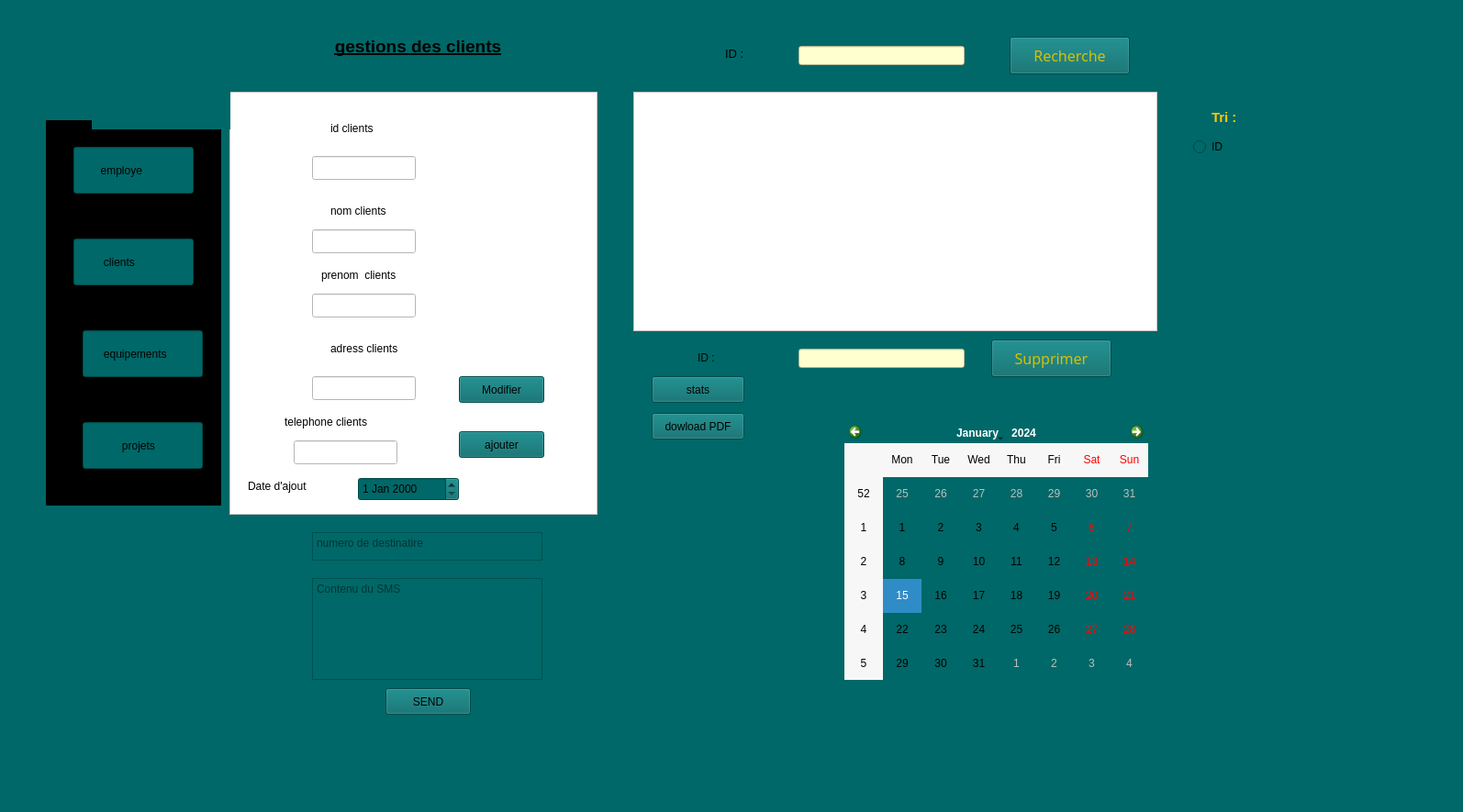
<?xml version="1.0" encoding="UTF-8"?>
<ui version="4.0">
 <class>gestion_client</class>
 <widget class="QMainWindow" name="gestion_client">
  <property name="geometry">
   <rect>
    <x>0</x>
    <y>0</y>
    <width>1594</width>
    <height>885</height>
   </rect>
  </property>
  <property name="windowTitle">
   <string>gestion_client</string>
  </property>
  <property name="styleSheet">
   <string notr="true">background-color: rgb(0, 104, 104);</string>
  </property>
  <widget class="QWidget" name="centralwidget">
   <widget class="QLineEdit" name="lineEdit_id">
    <property name="geometry">
     <rect>
      <x>340</x>
      <y>170</y>
      <width>113</width>
      <height>26</height>
     </rect>
    </property>
    <property name="styleSheet">
     <string notr="true">background-color: rgb(255, 255, 255);</string>
    </property>
   </widget>
   <widget class="QTextEdit" name="textEdit">
    <property name="geometry">
     <rect>
      <x>50</x>
      <y>120</y>
      <width>191</width>
      <height>431</height>
     </rect>
    </property>
    <property name="styleSheet">
     <string notr="true">background-color: rgb(0, 0, 0);</string>
    </property>
   </widget>
   <widget class="QLabel" name="label_3">
    <property name="geometry">
     <rect>
      <x>360</x>
      <y>130</y>
      <width>91</width>
      <height>20</height>
     </rect>
    </property>
    <property name="styleSheet">
     <string notr="true">background-color: rgb(255, 255, 255);</string>
    </property>
    <property name="text">
     <string>id clients</string>
    </property>
   </widget>
   <widget class="QLabel" name="label_7">
    <property name="geometry">
     <rect>
      <x>350</x>
      <y>290</y>
      <width>121</width>
      <height>20</height>
     </rect>
    </property>
    <property name="styleSheet">
     <string notr="true">background-color: rgb(255, 255, 255);</string>
    </property>
    <property name="text">
     <string>prenom  clients</string>
    </property>
   </widget>
   <widget class="QLabel" name="label">
    <property name="geometry">
     <rect>
      <x>50</x>
      <y>10</y>
      <width>151</width>
      <height>121</height>
     </rect>
    </property>
    <property name="text">
     <string/>
    </property>
    <property name="pixmap">
     <pixmap>../../../../../Users/VOSTRO 3520 I3/Pictures/Screenshots/Capture d'écran 2025-03-02 215253.png</pixmap>
    </property>
   </widget>
   <widget class="QLabel" name="label_5">
    <property name="geometry">
     <rect>
      <x>310</x>
      <y>450</y>
      <width>121</width>
      <height>20</height>
     </rect>
    </property>
    <property name="styleSheet">
     <string notr="true">background-color: rgb(255, 255, 255);</string>
    </property>
    <property name="text">
     <string>telephone clients</string>
    </property>
   </widget>
   <widget class="QLineEdit" name="lineEdit_adress">
    <property name="geometry">
     <rect>
      <x>340</x>
      <y>410</y>
      <width>113</width>
      <height>26</height>
     </rect>
    </property>
    <property name="styleSheet">
     <string notr="true">background-color: rgb(255, 255, 255);</string>
    </property>
   </widget>
   <widget class="QLineEdit" name="lineEdit_tlf">
    <property name="geometry">
     <rect>
      <x>320</x>
      <y>480</y>
      <width>113</width>
      <height>26</height>
     </rect>
    </property>
    <property name="styleSheet">
     <string notr="true">background-color: rgb(255, 255, 255);</string>
    </property>
   </widget>
   <widget class="QPushButton" name="pushButton">
    <property name="geometry">
     <rect>
      <x>710</x>
      <y>450</y>
      <width>101</width>
      <height>29</height>
     </rect>
    </property>
    <property name="text">
     <string>dowload PDF</string>
    </property>
   </widget>
   <widget class="QLineEdit" name="lineEdit_6">
    <property name="geometry">
     <rect>
      <x>80</x>
      <y>260</y>
      <width>131</width>
      <height>51</height>
     </rect>
    </property>
    <property name="text">
     <string>         clients</string>
    </property>
   </widget>
   <widget class="QLabel" name="label_6">
    <property name="geometry">
     <rect>
      <x>360</x>
      <y>370</y>
      <width>91</width>
      <height>20</height>
     </rect>
    </property>
    <property name="styleSheet">
     <string notr="true">background-color: rgb(255, 255, 255);</string>
    </property>
    <property name="text">
     <string>adress clients</string>
    </property>
   </widget>
   <widget class="QLineEdit" name="lineEdit_prenom">
    <property name="geometry">
     <rect>
      <x>340</x>
      <y>320</y>
      <width>113</width>
      <height>26</height>
     </rect>
    </property>
    <property name="styleSheet">
     <string notr="true">background-color: rgb(255, 255, 255);</string>
    </property>
   </widget>
   <widget class="QLineEdit" name="lineEdit_5">
    <property name="geometry">
     <rect>
      <x>90</x>
      <y>460</y>
      <width>131</width>
      <height>51</height>
     </rect>
    </property>
    <property name="text">
     <string>            projets</string>
    </property>
   </widget>
   <widget class="QLineEdit" name="lineEdit_nom">
    <property name="geometry">
     <rect>
      <x>340</x>
      <y>250</y>
      <width>113</width>
      <height>26</height>
     </rect>
    </property>
    <property name="styleSheet">
     <string notr="true">background-color: rgb(255, 255, 255);</string>
    </property>
   </widget>
   <widget class="QTextEdit" name="textEdit_2">
    <property name="geometry">
     <rect>
      <x>250</x>
      <y>100</y>
      <width>401</width>
      <height>461</height>
     </rect>
    </property>
    <property name="styleSheet">
     <string notr="true">background-color: rgb(255, 255, 255);</string>
    </property>
   </widget>
   <widget class="QLineEdit" name="lineEdit_7">
    <property name="geometry">
     <rect>
      <x>80</x>
      <y>160</y>
      <width>131</width>
      <height>51</height>
     </rect>
    </property>
    <property name="styleSheet">
     <string notr="true">color: rgb(0, 0, 0);</string>
    </property>
    <property name="text">
     <string>        employe</string>
    </property>
   </widget>
   <widget class="QLineEdit" name="lineEdit_2">
    <property name="geometry">
     <rect>
      <x>90</x>
      <y>360</y>
      <width>131</width>
      <height>51</height>
     </rect>
    </property>
    <property name="text">
     <string>      equipements</string>
    </property>
   </widget>
   <widget class="QLabel" name="label_2">
    <property name="geometry">
     <rect>
      <x>240</x>
      <y>30</y>
      <width>431</width>
      <height>41</height>
     </rect>
    </property>
    <property name="text">
     <string>&lt;html&gt;&lt;head/&gt;&lt;body&gt;&lt;p align=&quot;center&quot;&gt;&lt;span style=&quot; font-size:14pt; font-weight:700; text-decoration: underline;&quot;&gt;gestions des clients&lt;/span&gt;&lt;/p&gt;&lt;/body&gt;&lt;/html&gt;</string>
    </property>
   </widget>
   <widget class="QPushButton" name="pushButton_modifier">
    <property name="geometry">
     <rect>
      <x>500</x>
      <y>410</y>
      <width>93</width>
      <height>29</height>
     </rect>
    </property>
    <property name="text">
     <string>Modifier</string>
    </property>
   </widget>
   <widget class="QLabel" name="label_4">
    <property name="geometry">
     <rect>
      <x>360</x>
      <y>220</y>
      <width>91</width>
      <height>20</height>
     </rect>
    </property>
    <property name="styleSheet">
     <string notr="true">background-color: rgb(255, 255, 255);</string>
    </property>
    <property name="text">
     <string>nom clients</string>
    </property>
   </widget>
   <widget class="QLabel" name="label_recherche">
    <property name="geometry">
     <rect>
      <x>790</x>
      <y>50</y>
      <width>131</width>
      <height>16</height>
     </rect>
    </property>
    <property name="font">
     <font>
      <family>MS Shell Dlg 2</family>
      <pointsize>10</pointsize>
     </font>
    </property>
    <property name="text">
     <string>ID :</string>
    </property>
   </widget>
   <widget class="QLineEdit" name="lineEdit_id_sup">
    <property name="geometry">
     <rect>
      <x>870</x>
      <y>380</y>
      <width>181</width>
      <height>21</height>
     </rect>
    </property>
    <property name="styleSheet">
     <string notr="true">background-color: rgb(255, 255, 207);</string>
    </property>
    <property name="text">
     <string/>
    </property>
   </widget>
   <widget class="QPushButton" name="pb_recherche">
    <property name="geometry">
     <rect>
      <x>1100</x>
      <y>40</y>
      <width>131</width>
      <height>41</height>
     </rect>
    </property>
    <property name="font">
     <font>
      <family>OCR A Extended</family>
      <pointsize>12</pointsize>
     </font>
    </property>
    <property name="styleSheet">
     <string notr="true">color: rgb(216, 191, 0);</string>
    </property>
    <property name="text">
     <string>Recherche</string>
    </property>
   </widget>
   <widget class="QPushButton" name="pb_supp">
    <property name="geometry">
     <rect>
      <x>1080</x>
      <y>370</y>
      <width>131</width>
      <height>41</height>
     </rect>
    </property>
    <property name="font">
     <font>
      <family>OCR A Extended</family>
      <pointsize>12</pointsize>
     </font>
    </property>
    <property name="styleSheet">
     <string notr="true">color: rgb(216, 191, 0);</string>
    </property>
    <property name="text">
     <string>Supprimer</string>
    </property>
   </widget>
   <widget class="QLabel" name="label_recherche_2">
    <property name="geometry">
     <rect>
      <x>1320</x>
      <y>120</y>
      <width>131</width>
      <height>16</height>
     </rect>
    </property>
    <property name="font">
     <font>
      <family>MS Shell Dlg 2</family>
      <pointsize>11</pointsize>
      <bold>true</bold>
     </font>
    </property>
    <property name="styleSheet">
     <string notr="true">color: rgb(255, 200, 0);</string>
    </property>
    <property name="text">
     <string>Tri :</string>
    </property>
   </widget>
   <widget class="QLabel" name="label_8">
    <property name="geometry">
     <rect>
      <x>760</x>
      <y>380</y>
      <width>41</width>
      <height>20</height>
     </rect>
    </property>
    <property name="font">
     <font>
      <pointsize>9</pointsize>
     </font>
    </property>
    <property name="text">
     <string>ID :</string>
    </property>
   </widget>
   <widget class="QLineEdit" name="lineEdit_recherche">
    <property name="geometry">
     <rect>
      <x>870</x>
      <y>50</y>
      <width>181</width>
      <height>21</height>
     </rect>
    </property>
    <property name="styleSheet">
     <string notr="true">border-color: qconicalgradient(cx:0.5, cy:0.5, angle:0, stop:0 rgba(35, 40, 3, 255), stop:0.16 rgba(136, 106, 22, 255), stop:0.225 rgba(166, 140, 41, 255), stop:0.285 rgba(204, 181, 74, 255), stop:0.345 rgba(235, 219, 102, 255), stop:0.415 rgba(245, 236, 112, 255), stop:0.52 rgba(209, 190, 76, 255), stop:0.57 rgba(187, 156, 51, 255), stop:0.635 rgba(168, 142, 42, 255), stop:0.695 rgba(202, 174, 68, 255), stop:0.75 rgba(218, 202, 86, 255), stop:0.815 rgba(208, 187, 73, 255), stop:0.88 rgba(187, 156, 51, 255), stop:0.935 rgba(137, 108, 26, 255), stop:1 rgba(35, 40, 3, 255));
background-color: rgb(255, 255, 207);</string>
    </property>
   </widget>
   <widget class="QTableView" name="tab_client">
    <property name="geometry">
     <rect>
      <x>690</x>
      <y>100</y>
      <width>571</width>
      <height>261</height>
     </rect>
    </property>
    <property name="styleSheet">
     <string notr="true">background-color: rgb(255, 255, 255);</string>
    </property>
   </widget>
   <widget class="QRadioButton" name="radioButton_id">
    <property name="geometry">
     <rect>
      <x>1300</x>
      <y>150</y>
      <width>97</width>
      <height>20</height>
     </rect>
    </property>
    <property name="font">
     <font>
      <pointsize>9</pointsize>
     </font>
    </property>
    <property name="text">
     <string>ID</string>
    </property>
   </widget>
   <widget class="QPushButton" name="pushButton_ajouter">
    <property name="geometry">
     <rect>
      <x>500</x>
      <y>470</y>
      <width>93</width>
      <height>29</height>
     </rect>
    </property>
    <property name="text">
     <string>ajouter</string>
    </property>
   </widget>
   <widget class="QPushButton" name="pushButton_stats">
    <property name="geometry">
     <rect>
      <x>710</x>
      <y>410</y>
      <width>101</width>
      <height>29</height>
     </rect>
    </property>
    <property name="text">
     <string>stats</string>
    </property>
   </widget>
   <widget class="QLabel" name="label_9">
    <property name="geometry">
     <rect>
      <x>100</x>
      <y>-10</y>
      <width>151</width>
      <height>151</height>
     </rect>
    </property>
    <property name="text">
     <string/>
    </property>
    <property name="pixmap">
     <pixmap>../../../../../Users/VOSTRO 3520 I3/OneDrive/Images/Captures d’écran/Capture d'écran 2025-03-02 215304.png</pixmap>
    </property>
   </widget>
   <widget class="QCalendarWidget" name="calendarWidget">
    <property name="geometry">
     <rect>
      <x>920</x>
      <y>460</y>
      <width>331</width>
      <height>281</height>
     </rect>
    </property>
   </widget>
   <widget class="QTextEdit" name="dest">
    <property name="geometry">
     <rect>
      <x>340</x>
      <y>580</y>
      <width>251</width>
      <height>31</height>
     </rect>
    </property>
    <property name="placeholderText">
     <string>numero de destinatire </string>
    </property>
   </widget>
   <widget class="QPlainTextEdit" name="contenu">
    <property name="geometry">
     <rect>
      <x>340</x>
      <y>630</y>
      <width>251</width>
      <height>111</height>
     </rect>
    </property>
    <property name="placeholderText">
     <string>Contenu du SMS</string>
    </property>
   </widget>
   <widget class="QPushButton" name="pushButton_2">
    <property name="geometry">
     <rect>
      <x>420</x>
      <y>750</y>
      <width>93</width>
      <height>29</height>
     </rect>
    </property>
    <property name="text">
     <string>SEND</string>
    </property>
   </widget>
   <widget class="QLabel" name="label_10">
    <property name="geometry">
     <rect>
      <x>270</x>
      <y>520</y>
      <width>121</width>
      <height>20</height>
     </rect>
    </property>
    <property name="styleSheet">
     <string notr="true">background-color: rgb(255, 255, 255);</string>
    </property>
    <property name="text">
     <string>Date d'ajout</string>
    </property>
   </widget>
   <widget class="QDateEdit" name="datea">
    <property name="geometry">
     <rect>
      <x>390</x>
      <y>520</y>
      <width>110</width>
      <height>26</height>
     </rect>
    </property>
   </widget>
   <zorder>textEdit_2</zorder>
   <zorder>lineEdit_id</zorder>
   <zorder>textEdit</zorder>
   <zorder>label_3</zorder>
   <zorder>label_7</zorder>
   <zorder>label</zorder>
   <zorder>label_5</zorder>
   <zorder>lineEdit_adress</zorder>
   <zorder>lineEdit_tlf</zorder>
   <zorder>pushButton</zorder>
   <zorder>lineEdit_6</zorder>
   <zorder>label_6</zorder>
   <zorder>lineEdit_prenom</zorder>
   <zorder>lineEdit_5</zorder>
   <zorder>lineEdit_nom</zorder>
   <zorder>lineEdit_7</zorder>
   <zorder>lineEdit_2</zorder>
   <zorder>label_2</zorder>
   <zorder>pushButton_modifier</zorder>
   <zorder>label_4</zorder>
   <zorder>label_recherche</zorder>
   <zorder>lineEdit_id_sup</zorder>
   <zorder>pb_recherche</zorder>
   <zorder>pb_supp</zorder>
   <zorder>label_recherche_2</zorder>
   <zorder>label_8</zorder>
   <zorder>lineEdit_recherche</zorder>
   <zorder>tab_client</zorder>
   <zorder>radioButton_id</zorder>
   <zorder>pushButton_ajouter</zorder>
   <zorder>pushButton_stats</zorder>
   <zorder>label_9</zorder>
   <zorder>calendarWidget</zorder>
   <zorder>dest</zorder>
   <zorder>contenu</zorder>
   <zorder>pushButton_2</zorder>
   <zorder>label_10</zorder>
   <zorder>datea</zorder>
  </widget>
  <widget class="QMenuBar" name="menubar">
   <property name="geometry">
    <rect>
     <x>0</x>
     <y>0</y>
     <width>1594</width>
     <height>26</height>
    </rect>
   </property>
  </widget>
  <widget class="QStatusBar" name="statusbar"/>
 </widget>
 <resources/>
 <connections/>
</ui>
